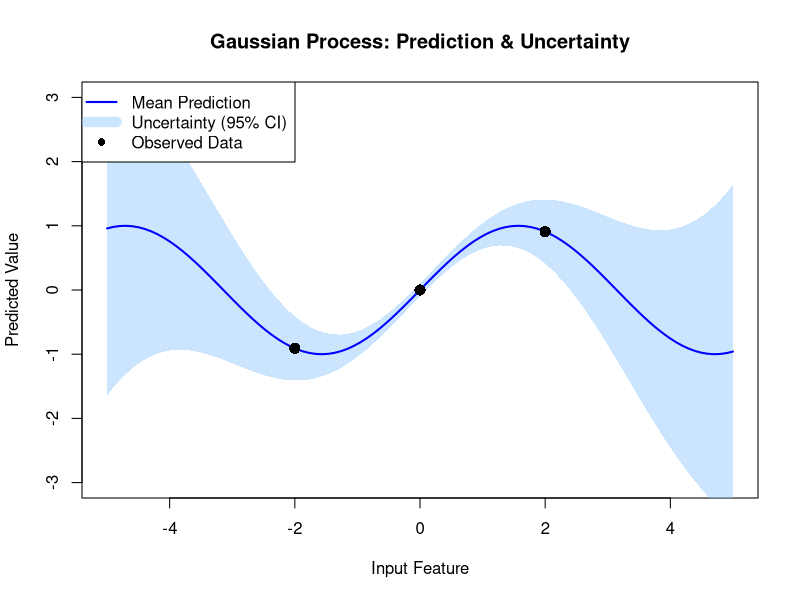
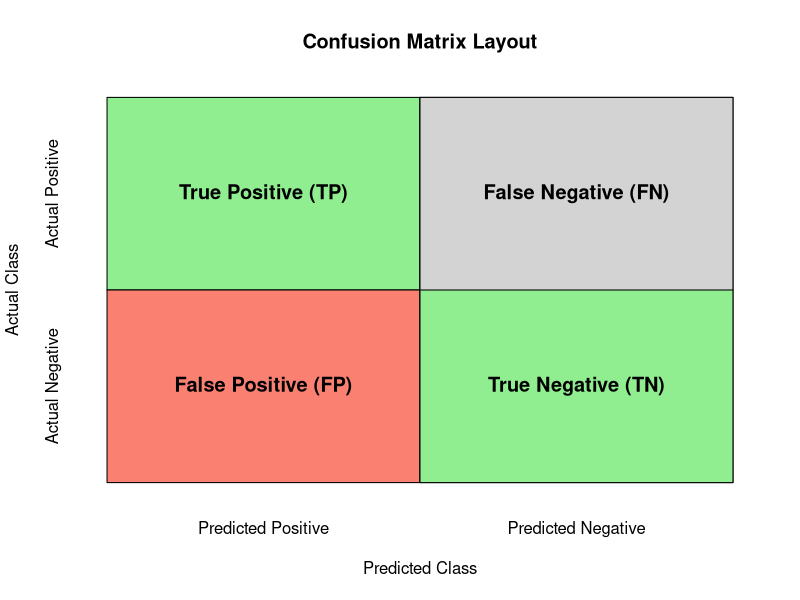
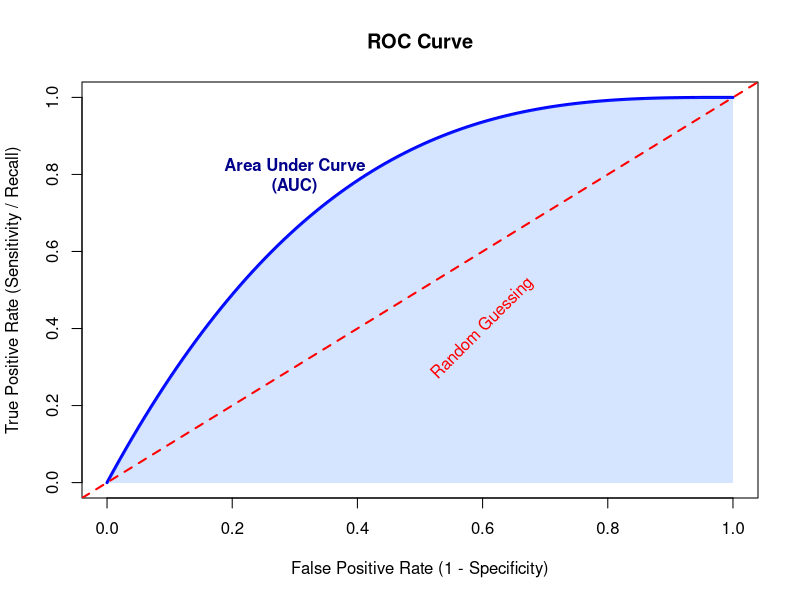
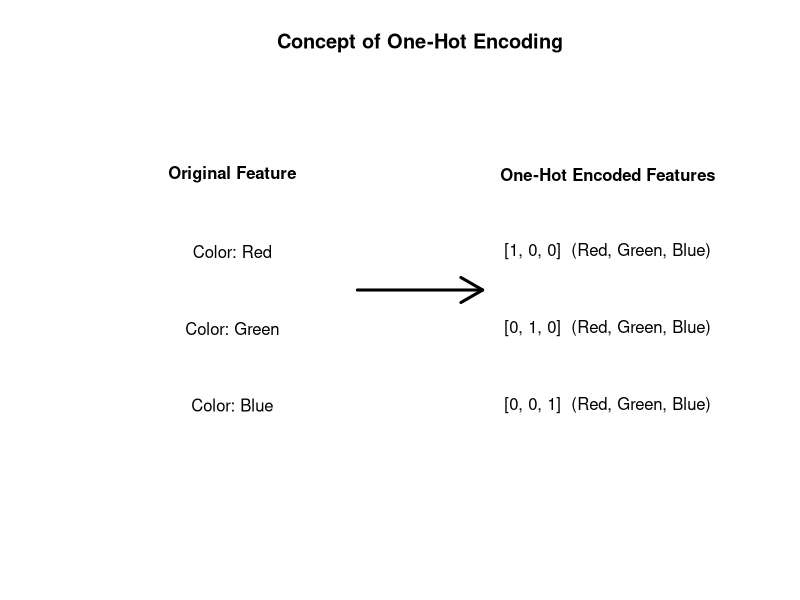

Here is the R script that generated these plots, in order:
# Create the "images" directory if it doesn't already exist
dir.create("images", showWarnings = FALSE)

# ---------------------------------------------------------
# 13. Gaussian Process Concept (Prediction with Uncertainty)
# ---------------------------------------------------------
png("images/13_gaussian_process.png", width = 700, height = 400)
set.seed(42)
x_val <- seq(-5, 5, length.out = 100)
y_mean <- sin(x_val)
# Simulate increasing uncertainty away from a "known" central point
uncertainty <- 0.1 + 0.1 * (x_val^2) 

plot(x_val, y_mean, type = "n", ylim = c(-3, 3), 
     main = "Gaussian Process: Prediction & Uncertainty",
     xlab = "Input Feature", ylab = "Predicted Value")

# Draw the confidence interval (uncertainty)
polygon(c(x_val, rev(x_val)), 
        c(y_mean + uncertainty, rev(y_mean - uncertainty)), 
        col = rgb(0.6, 0.8, 1, 0.5), border = NA)

# Draw the mean prediction line
lines(x_val, y_mean, col = "blue", lwd = 2)

# Draw "observed" data points with zero uncertainty
points(c(-2, 0, 2), sin(c(-2, 0, 2)), pch = 16, col = "black", cex = 1.5)
legend("topleft", legend = c("Mean Prediction", "Uncertainty (95% CI)", "Observed Data"),
       col = c("blue", rgb(0.6, 0.8, 1, 0.5), "black"), 
       lwd = c(2, 10, NA), pch = c(NA, NA, 16))
dev.off()

# ---------------------------------------------------------
# 14. Confusion Matrix (Precision/Recall visual)
# ---------------------------------------------------------
png("images/14_confusion_matrix.png", width = 500, height = 500)
plot(c(0, 2), c(0, 2), type = "n", axes = FALSE, xlab = "Predicted Class", ylab = "Actual Class",
     main = "Confusion Matrix Layout")
axis(1, at = c(0.5, 1.5), labels = c("Predicted Positive", "Predicted Negative"), tick = FALSE)
axis(2, at = c(1.5, 0.5), labels = c("Actual Positive", "Actual Negative"), tick = FALSE, las = 0)

# Draw matrix boxes
rect(0, 1, 1, 2, col = "lightgreen", border = "black")
rect(1, 1, 2, 2, col = "salmon", border = "black")
rect(0, 0, 1, 1, col = "salmon", border = "black")
rect(1, 0, 2, 2, col = "lightgray", border = "black") # Fixed coordinate overlap visually
rect(1, 0, 2, 1, col = "lightgreen", border = "black")

# Add text
text(0.5, 1.5, "True Positive (TP)", font = 2, cex = 1.2)
text(1.5, 1.5, "False Negative (FN)", font = 2, cex = 1.2)
text(0.5, 0.5, "False Positive (FP)", font = 2, cex = 1.2)
text(1.5, 0.5, "True Negative (TN)", font = 2, cex = 1.2)
dev.off()

# ---------------------------------------------------------
# 15. ROC Curve
# ---------------------------------------------------------
png("images/15_roc_curve.png", width = 500, height = 500)
# Simulate ROC curve coordinates
fpr <- seq(0, 1, length.out = 100)
tpr <- 1 - (1 - fpr)^3 # Create a nice bowing curve

plot(fpr, tpr, type = "l", col = "blue", lwd = 3,
     xlab = "False Positive Rate (1 - Specificity)", 
     ylab = "True Positive Rate (Sensitivity / Recall)",
     main = "ROC Curve")

# Shade the Area Under the Curve (AUC)
polygon(c(fpr, 1, 0), c(tpr, 0, 0), col = rgb(0.2, 0.5, 1, 0.2), border = NA)

# Draw the random guess line
abline(a = 0, b = 1, col = "red", lty = 2, lwd = 2)
text(0.6, 0.4, "Random Guessing", col = "red", srt = 45)
text(0.3, 0.8, "Area Under Curve\n(AUC)", col = "darkblue", font = 2)
dev.off()

# ---------------------------------------------------------
# 16. One-Hot Encoding Visual
# ---------------------------------------------------------
png("images/16_one_hot_encoding.png", width = 700, height = 300)
plot(c(0, 10), c(0, 5), type = "n", axes = FALSE, xlab = "", ylab = "", 
     main = "Concept of One-Hot Encoding")

# Before text
text(2, 4, "Original Feature", font = 2)
text(2, 3, "Color: Red")
text(2, 2, "Color: Green")
text(2, 1, "Color: Blue")

# Arrow
arrows(4, 2.5, 6, 2.5, lwd = 3, col = "black")

# After text
text(8, 4, "One-Hot Encoded Features", font = 2)
text(8, 3, "[1, 0, 0]  (Red, Green, Blue)")
text(8, 2, "[0, 1, 0]  (Red, Green, Blue)")
text(8, 1, "[0, 0, 1]  (Red, Green, Blue)")
dev.off()

print("Images for Unit 6 successfully generated in the 'images/' folder!")
